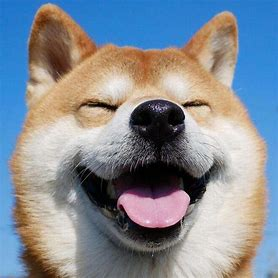
#> input picture test.png, 278 x 278 px, found by its file name
$ python matplot.py
#> lines starting #> are read from the running program, lines starting #| are printed output that depends on the picture
#> further down, image is the input picture: PIL image 278x278 RGB; mean R, G, B 132.6, 139.6, 148.4
"""
Copyright (c) 2025, Auorui.
All rights reserved.
"""
import platform
from PIL import Image
from matplotlib import pyplot as plt


def matplotlib_patch():
    # 检测操作系统类型
    import matplotlib
    matplotlib.use("TkAgg")
    system_name = platform.system()
    if system_name == "Windows":
        # Windows 系统使用 Times New Roman 和 SimHei
        # plt.rcParams['font.family'] = ['serif']
        plt.rcParams['font.family'] = ['Microsoft YaHei']
        plt.rcParams['font.serif'] = ['Times New Roman']
        plt.rcParams['font.sans-serif'] = ['SimHei', 'Microsoft YaHei', 'SimSun', 'sans-serif']
    elif system_name == "Linux":
        # Linux 系统使用 DejaVu Serif 和 SimHei（一般 Linux 上没有 Times New Roman）
        plt.rcParams['font.family'] = 'serif'
        plt.rcParams['font.serif'] = ['DejaVu Serif']  # DejaVu Serif 是 Linux 上常见的字体
        plt.rcParams['font.sans-serif'] = ['WenQuanYi Micro Hei', 'Noto Sans CJK SC', 'Droid Sans Fallback',
                                           'sans-serif']
    elif system_name == "Darwin":  # macOS 系统
        # macOS 上可以使用默认的字体和 SimHei
        plt.rcParams['font.family'] = 'serif'
        plt.rcParams['font.serif'] = ['Times New Roman']
        plt.rcParams['font.sans-serif'] = ['Arial Unicode MS', 'PingFang SC', 'Heiti TC', 'sans-serif']
    else:
        # 如果无法识别的操作系统，默认使用 DejaVu Serif
        print("Unknown OS, using fallback font settings.")
        plt.rcParams['font.family'] = 'serif'
        plt.rcParams['font.serif'] = ['DejaVu Serif']
        plt.rcParams['font.sans-serif'] = ['SimHei']
    plt.rcParams['axes.unicode_minus'] = False


def imshowplt(image, stacked_shape=None, title=None, cmap=None, save_path=None):
    """
    Display image and add title
    Examples:
        color_image = Image.open("dog.png")
        imshowplt([color_image,color_image], stacked_shape=(2,1), title='PIL Color Image', cmap=None)
    """
    matplotlib_patch()
    if isinstance(image, list):
        image = StackedpltV1(image, stacked_shape)
    else:
        if isinstance(image, Image.Image):
            if image.mode == 'L' or (image.mode == 'LA' and image.getbands()[1] == 'L'):
                cmap = 'gray'
    plt.imshow(image, cmap=cmap)
    plt.axis('off')
    if title:
        plt.title(title)
    if save_path:
        plt.savefig(save_path)
    plt.show()


def StackedpltV1(images, stacked_shape):
    """
    Stack multiple images according to the specified shape
    :param images: A list containing multiple PIL Image objects
    :param stacked_shape: The number of rows and columns for displaying the images, e.g., (2, 3)
    :return: A stacked PIL Image object
    """
#> called with stacked_shape = (2, 1)
    rows, cols = stacked_shape
    new_images = []
    for im in images:
        if isinstance(im, Image.Image):
            new_images.append(im)
    assert all(img.size == new_images[0].size for img in new_images), "All images must be the same size"
    width, height = new_images[0].size
    new_img_width = width * cols
    new_img_height = height * rows
    new_img = Image.new('RGB', (new_img_width, new_img_height), color=(255, 255, 255))
#> new_img: PIL image 278x556 RGB; every value is 255
    x_offset = 0
    y_offset = 0
    for i in range(rows):
        for j in range(cols):
            index = i * cols + j
            if index < len(new_images):
                img = new_images[index]
                new_img.paste(img, (x_offset, y_offset))
                x_offset += width
        x_offset = 0
        y_offset += height
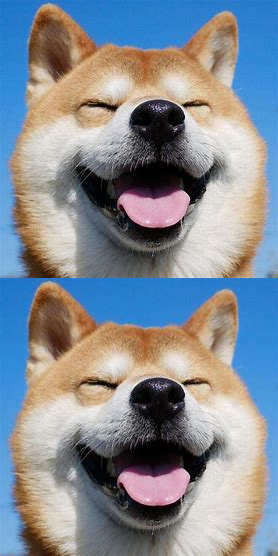
#> new_img: PIL image 278x556 RGB; mean R, G, B 132.6, 139.6, 148.4
#> after the loop, y_offset = 556

    return new_img

def StackedpltV2(imgs, stacked_shape, titles=None, scale=None, camp=None):
    """
    Display images in a grid format.
    :param imgs: A list containing the images.
    :param stacked_shape: The number of rows and columns for displaying the images, e.g., (2, 3)
    :param titles: A list of titles for the images. Defaults to None.
    :param scale: The scaling factor for the images. Defaults to None, which means no scaling is applied.
    :param camp: 'gray'
    :return:
    Examples:
    ```
        imgs = [image1, image2, image3, image4]
        titles = ['Image 1', 'Image 2', 'Image 3','Image 4']
        axes = Stackedtorch(imgs, 2, 2, titles=titles, scale=5)
        plt.savefig('my_plot.jpg')
        plt.show()
    ```
    """
#> called with stacked_shape = (2, 2)
    matplotlib_patch()
    num_rows, num_cols = stacked_shape
    if scale:
        figsize = (num_cols * scale, num_rows * scale)
        _, axes = plt.subplots(num_rows, num_cols, figsize=figsize)
    else:
        _, axes = plt.subplots(num_rows, num_cols)
    axes = axes.flatten()
    for i, (ax, img) in enumerate(zip(axes, imgs)):
        # PIL Image
        ax.imshow(img, cmap=camp)
        ax.axes.get_xaxis().set_visible(False)
        ax.axes.get_yaxis().set_visible(False)
        if titles:
            ax.set_title(titles[i])
#> this loop made 4 passes

    return axes

if __name__ == "__main__":
    image_path = r"E:\PythonProject\pyzjrPyPi\pyzjr\test.png"
    image = Image.open(image_path)
    image.show()
    imshowplt([image, image], (2, 1))

    stackimgs = [image, image, image, image]
    titles = ['Image 1', 'Image 2', 'Image 3','Image 4']
    axes = StackedpltV2(stackimgs, (2, 2), titles=titles)
    plt.show()
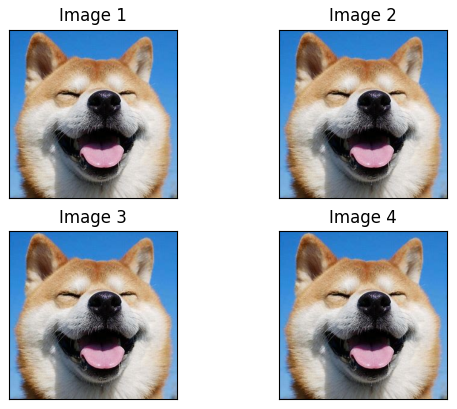
#> figure drawn by matplotlib, 4 panels
